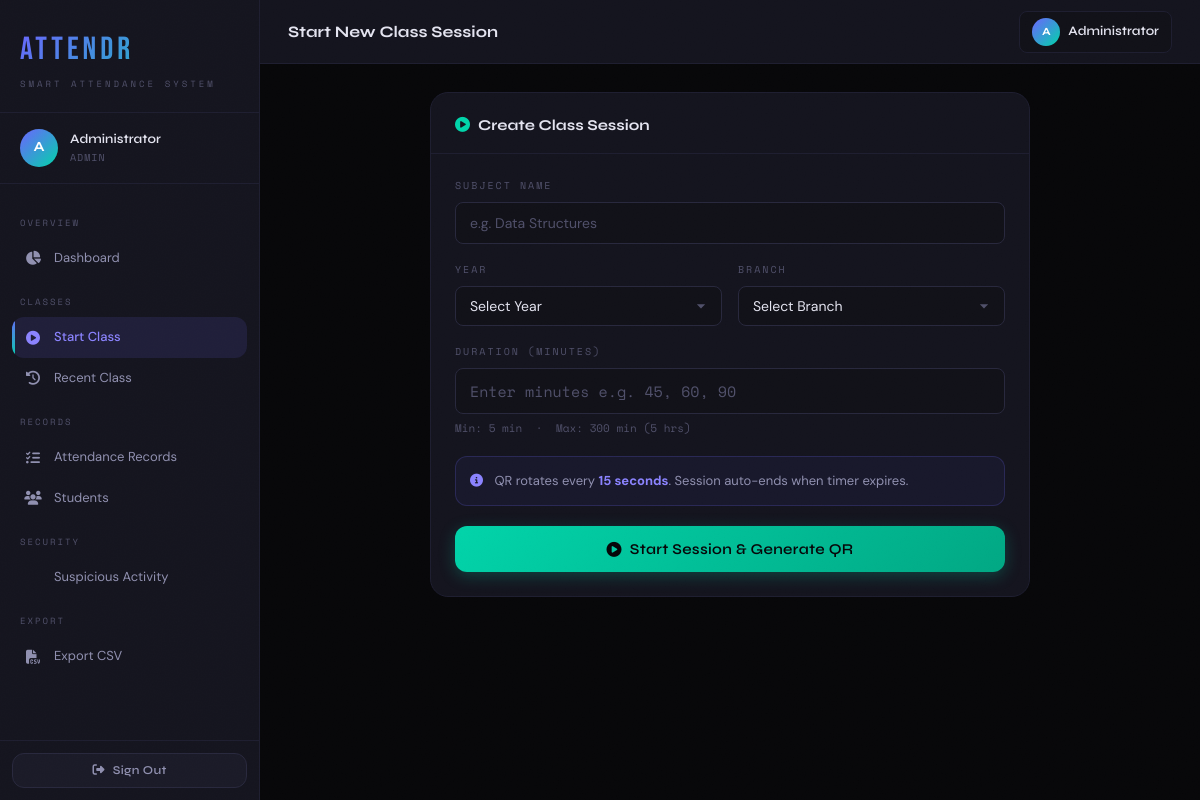
The app's page /admin/start_class (signed in) with its own data.
### app.py (models this page shows, shortened)
class User(UserMixin, db.Model):
    __tablename__ = 'user'
    id           = db.Column(db.Integer, primary_key=True)
    pin          = db.Column(db.String(30), unique=True, nullable=False, index=True)
    name         = db.Column(db.String(120), nullable=False)
    password     = db.Column(db.String(256), nullable=False)
    role         = db.Column(db.String(10), default='student', nullable=False)
    year         = db.Column(db.String(10), nullable=True)
    branch       = db.Column(db.String(20), nullable=True)
    is_active    = db.Column(db.Boolean, default=True)
    is_suspended = db.Column(db.Boolean, default=False)
    last_login   = db.Column(db.DateTime, nullable=True)
    created_at   = db.Column(db.DateTime, default=datetime.utcnow)
    attendances      = db.relationship('Attendance', backref='student', lazy='dynamic',
                                       foreign_keys='Attendance.student_id')
    suspicious_logs  = db.relationship('SuspiciousLog', backref='user', lazy='dynamic')

### app.py (the view, shortened to what this page needs)
@app.route('/admin/start_class', methods=['GET', 'POST'])
@login_required
def start_class():
    if current_user.role != 'admin':
        return redirect(url_for('student_dashboard'))
    subjects = Subject.query.order_by(Subject.name).all()
    return render_template('start_class.html', subjects=subjects)

### app.py (called while the page is built)
@login_manager.user_loader
def load_user(user_id):
    return User.query.get(int(user_id))

### templates/start_class.html (shortened to what this page needs)
{% extends "base.html" %}
{% block page_title %}Start New Class Session{% endblock %}
{% block content %}
<div style="max-width:600px; margin:0 auto;">
  <div class="card">
    <div class="card-header">
      <div class="card-title"><i class="fas fa-play-circle" style="color:var(--teal);margin-right:8px"></i>Create Class Session</div>
    </div>
    <div class="card-body">
      <form method="POST" action="{{ url_for('start_class') }}" id="start-form">
        <div class="form-group">
          <label class="form-label">SUBJECT NAME</label>
          <input type="text" name="subject_name" class="form-control"
                 placeholder="e.g. Data Structures" required
                 list="subjects-list" autocomplete="off"/>
        </div>
        <div class="form-row">
          <div class="form-group">
            <label class="form-label">YEAR</label>
            <select name="year" class="form-control" required>
              <option value="">Select Year</option>
            </select>
          </div>
          <div class="form-group">
            <label class="form-label">BRANCH</label>
            <select name="branch" class="form-control" required>
              <option value="">Select Branch</option>
            </select>
          </div>
        </div>
        <div class="form-group">
          <label class="form-label">DURATION (MINUTES)</label>
          <input type="number" name="duration" class="form-control"
                 placeholder="Enter minutes e.g. 45, 60, 90"
                 min="5" max="300" required
                 style="font-family:'Space Mono',monospace;font-size:15px;"/>
          <div style="font-size:11px;color:var(--text3);margin-top:6px;font-family:'Space Mono',monospace;">
            Min: 5 min &nbsp;·&nbsp; Max: 300 min (5 hrs)
          </div>
        </div>
        <div style="background:rgba(108,99,255,0.06);border:1px solid rgba(108,99,255,0.2);border-radius:var(--r-md);padding:14px;margin-bottom:20px;font-size:13px;color:var(--text2);">
          <i class="fas fa-info-circle" style="color:var(--accent-h);margin-right:8px;"></i>
          QR rotates every <strong style="color:var(--accent-h)">15 seconds</strong>. Session auto-ends when timer expires.
        </div>
        <button type="submit" class="btn btn-teal btn-full btn-lg" id="start-btn">
          <i class="fas fa-play-circle"></i> Start Session &amp; Generate QR
        </button>
      </form>
    </div>
  </div>
</div>
{% endblock %}

### templates/base.html (shortened to what this page needs)
<!DOCTYPE html>
<html lang="en">
<head>
  <link rel="stylesheet" href="https://cdnjs.cloudflare.com/ajax/libs/font-awesome/6.5.0/css/all.min.css"/>
</head>
<body>
{% if current_user.is_authenticated %}
<div class="app-layout">
  <aside class="sidebar" id="sidebar">
    <div class="sidebar-logo">
      <div class="logo-text">ATTENDR</div>
      <div class="logo-sub">SMART ATTENDANCE SYSTEM</div>
    </div>
    <div class="sidebar-user">
      <div class="avatar">{{ current_user.name[0].upper() }}</div>
      <div class="sidebar-user-info">
        <div class="sidebar-user-name">{{ current_user.name }}</div>
        <div class="sidebar-user-role">{{ current_user.role.upper() }}
        </div>
      </div>
    </div>
    <nav class="sidebar-nav">
      {% if current_user.role == 'admin' %}
        <div class="nav-section-label">OVERVIEW</div>
        <a href="{{ url_for('admin_dashboard') }}" class="nav-item {% if request.endpoint == 'admin_dashboard' %}active{% endif %}">
          <i class="fas fa-chart-pie"></i> Dashboard
        </a>
        <div class="nav-section-label">CLASSES</div>
        <a href="{{ url_for('start_class') }}" class="nav-item {% if request.endpoint == 'start_class' %}active{% endif %}">
          <i class="fas fa-play-circle"></i> Start Class
        </a>
        <a href="{{ url_for('recent_class') }}" class="nav-item {% if request.endpoint == 'recent_class' %}active{% endif %}">
          <i class="fas fa-clock-rotate-left"></i> Recent Class
        </a>
        <div class="nav-section-label">RECORDS</div>
        <a href="{{ url_for('attendance_dashboard') }}" class="nav-item {% if request.endpoint == 'attendance_dashboard' %}active{% endif %}">
          <i class="fas fa-list-check"></i> Attendance Records
        </a>
        <a href="{{ url_for('student_info') }}" class="nav-item {% if request.endpoint == 'student_info' %}active{% endif %}">
          <i class="fas fa-users"></i> Students
        </a>
        <div class="nav-section-label">SECURITY</div>
        <a href="{{ url_for('suspicious_panel') }}" class="nav-item {% if request.endpoint == 'suspicious_panel' %}active{% endif %}">
           Suspicious Activity
        </a>
        <div class="nav-section-label">EXPORT</div>
        <a href="{{ url_for('export_csv') }}" class="nav-item">
          <i class="fas fa-file-csv"></i> Export CSV
        </a>
      {% endif %}
    </nav>
    <div class="sidebar-footer">
      <a href="{{ url_for('logout') }}" class="btn btn-ghost btn-full btn-sm">
        <i class="fas fa-right-from-bracket"></i> Sign Out
      </a>
    </div>
  </aside>
  <main class="main-content">
    <header class="topbar">
      <div class="topbar-title">{% block page_title %}{% endblock %}</div>
      <div class="topbar-actions">
        <div style="display:flex; align-items:center; gap:8px; padding: 6px 12px; background:var(--bg3); border:1px solid var(--border); border-radius: var(--r-sm);">
          <div class="avatar" style="width:28px;height:28px;font-size:11px;">{{ current_user.name[0].upper() }}</div>
          <span style="font-size:13px; font-family:'Syne',sans-serif; font-weight:600;">{{ current_user.name.split()[0] }}</span>
        </div>
      </div>
    </header>
    <div class="page-body fade-in">
      {% block content %}{% endblock %}
    </div>
  </main>
</div>
{% else %}
{% block auth_content %}{% endblock %}
{% endif %}
</body>
</html>

### records on screen
User: name "A", name "Administrator", role "ADMIN"
